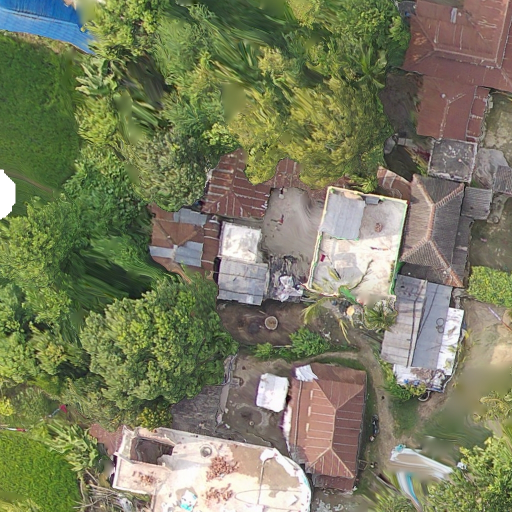
#> input picture edge_contour_detection/images/tile_32768_20480.png, 1024 x 1024 px (shown at 1/2 size)
$ python test3.py
#> lines starting #> are read from the running program, lines starting #| are printed output that depends on the picture; after the words box and inside, x2 and y2 are one past the last pixel; in counts of white or black regions, pixels touching at a corner belong together
import cv2
import matplotlib.pyplot as plt
import numpy as np

# Load image
img_color = cv2.imread('images/tile_32768_20480.png')
#> img_color is the input picture: shape (1024, 1024, 3); mean B, G, R 95.7, 124.8, 121.6
if img_color is None:
    raise FileNotFoundError("Image not found. Check the path.")

img_rgb = cv2.cvtColor(img_color, cv2.COLOR_BGR2RGB)
img_gray = cv2.cvtColor(img_color, cv2.COLOR_BGR2GRAY)
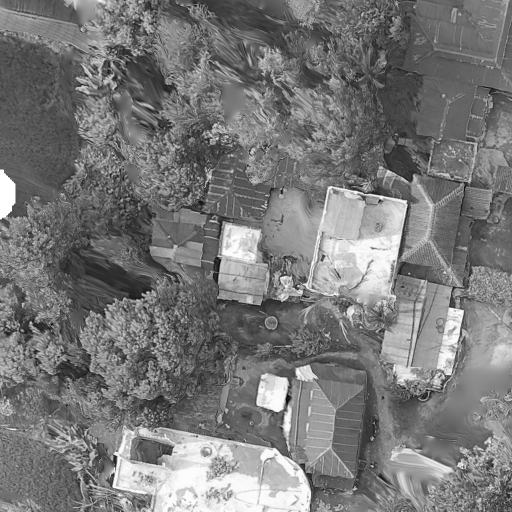
#> img_gray: shape (1024, 1024) (shown at 1/2 size); min 4, max 255, mean 120.5

# STEP 1: Enhance and smooth
clahe = cv2.createCLAHE(clipLimit=2.0, tileGridSize=(8,8))
img_enhanced = clahe.apply(img_gray)
blur = cv2.GaussianBlur(img_enhanced, (15, 15), 0)
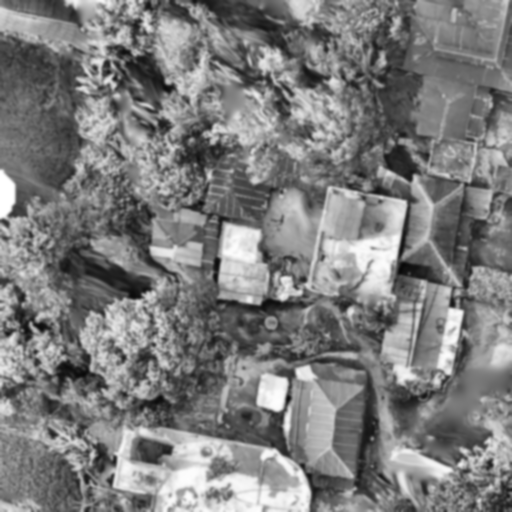
#> blur: shape (1024, 1024) (shown at 1/2 size); min 8, max 255, mean 124.7

# STEP 2: Adaptive threshold
thresh_adapt_mean = cv2.adaptiveThreshold(
    blur, 255,
    cv2.ADAPTIVE_THRESH_MEAN_C,
    cv2.THRESH_BINARY_INV,
    181,
    2
)
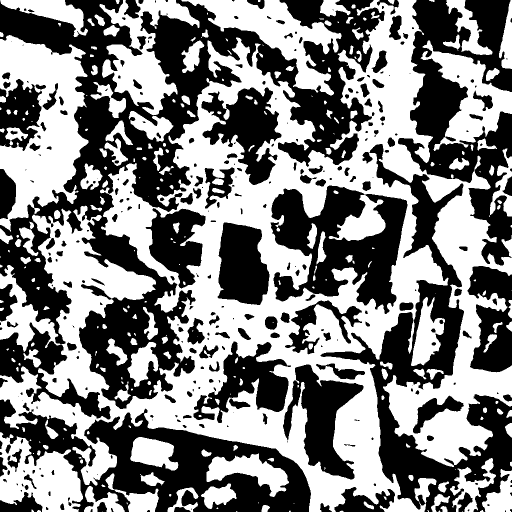
#> thresh_adapt_mean: shape (1024, 1024) (shown at 1/2 size); 50.7% white; 316 black regions (109 under 20 px), largest, box (x1, y1, x2, y2) and area: (0, 0, 770, 818) 165829, (641, 288, 1024, 1024) 60309, (0, 799, 622, 1024) 54986

# STEP 3: Morphological operations
kernel_large = cv2.getStructuringElement(cv2.MORPH_ELLIPSE, (7, 7))
regions = cv2.morphologyEx(thresh_adapt_mean, cv2.MORPH_CLOSE, kernel_large, iterations=3)
#> regions: shape (1024, 1024); 63.6% white; 112 black regions, largest, box (x1, y1, x2, y2) and area: (178, 840, 621, 1024) 36430, (625, 394, 814, 611) 18928, (591, 729, 724, 957) 14399
kernel_open = cv2.getStructuringElement(cv2.MORPH_ELLIPSE, (15, 15))
regions = cv2.morphologyEx(regions, cv2.MORPH_OPEN, kernel_open, iterations=2)
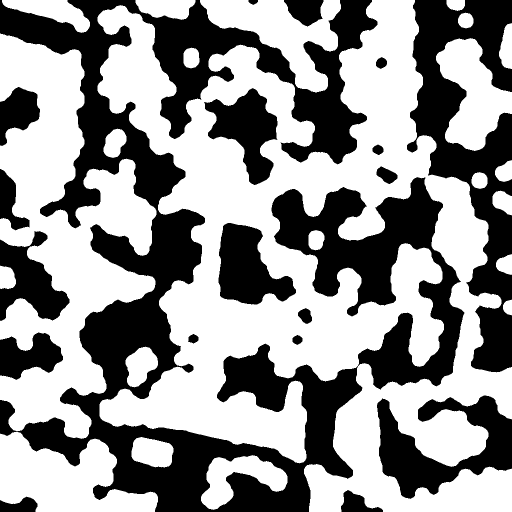
#> regions: shape (1024, 1024) (shown at 1/2 size); 57.4% white; 19 black regions

# STEP 4: Filter regions by area
contours_regions, _ = cv2.findContours(regions, cv2.RETR_EXTERNAL, cv2.CHAIN_APPROX_SIMPLE)
#> contours_regions = 21 contours; largest, box (x1, y1, x2, y2) and area: (195, 0, 1024, 1024) 463701, (0, 67, 313, 878) 118685, (0, 863, 316, 1024) 30332, (400, 0, 682, 185) 21566, (872, 76, 1024, 302) 18528
min_region_area = 3000
large_regions = [c for c in contours_regions if cv2.contourArea(c) > min_region_area]
#> large_regions = 10 contours; largest, box (x1, y1, x2, y2) and area: (195, 0, 1024, 1024) 463701, (0, 67, 313, 878) 118685, (0, 863, 316, 1024) 30332, (400, 0, 682, 185) 21566, (872, 76, 1024, 302) 18528

regions_filtered = np.zeros_like(img_gray)
cv2.drawContours(regions_filtered, large_regions, -1, 255, -1)
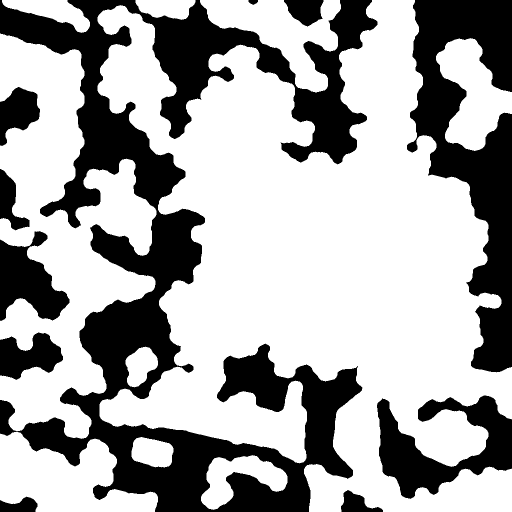
#> regions_filtered: shape (1024, 1024) (shown at 1/2 size); 65.4% white; 11 black regions, largest, box (x1, y1, x2, y2) and area: (0, 0, 755, 1024) 228222, (814, 0, 1024, 745) 72473, (754, 791, 1024, 998) 25887

# STEP 5: Generate one boundary per region and fill with color
img_colored = img_rgb.copy()
boundaries = []
colors = [tuple(np.random.randint(50, 256, 3).tolist()) for _ in range(len(large_regions))]  # brighter colors
#> colors = [(222, 97, 167), (242, 117, 245), (153, 59, 71), (86, 137, 120), (138, 190, 108), (243, 89, 137), (224, 138, 131), (215, 75, 127), (122, 59, 198), (165, 247, 129)]

for i, region in enumerate(large_regions):
    # Create mask for this single region
    mask = np.zeros_like(img_gray)
    cv2.drawContours(mask, [region], -1, 255, -1)

    # Find outer contour for this region
    contours_single, _ = cv2.findContours(mask, cv2.RETR_EXTERNAL, cv2.CHAIN_APPROX_SIMPLE)

    if len(contours_single) > 0:
        c = contours_single[0]
        epsilon = 0.003 * cv2.arcLength(c, True)
        approx = cv2.approxPolyDP(c, epsilon, True)
        boundaries.append(approx)

        # Fill region with the same color
        cv2.drawContours(img_colored, [approx], -1, colors[i], -1)  # -1 = fill

        # Draw boundary slightly darker
        darker = tuple(max(0, x-50) for x in colors[i])
        cv2.drawContours(img_colored, [approx], -1, darker, 2)

        # Draw number at centroid
        M = cv2.moments(approx)
        if M["m00"] != 0:
            cx = int(M["m10"] / M["m00"])
            cy = int(M["m01"] / M["m00"])
            cv2.putText(img_colored, str(i+1), (cx, cy),
                        cv2.FONT_HERSHEY_SIMPLEX, 0.6, (255, 255, 255), 2)
#> this loop made 10 passes
#> (epsilon, darker, cx, cy) on passes 1 to 10: (1.74, (172, 47, 117), 478, 955), (0.756, (192, 67, 195), 304, 904), (3.4, (103, 9, 21), 127, 958), (0.731, (36, 87, 70), 280, 731), (2.16, (88, 140, 58), 944, 188), (12.88, (193, 39, 87), 123, 462), (26.45, (174, 88, 81), 636, 537), (3.2, (165, 25, 77), 562, 64), (0.885, (72, 9, 148), 332, 15), (1.28, (115, 197, 79), 104, 22)
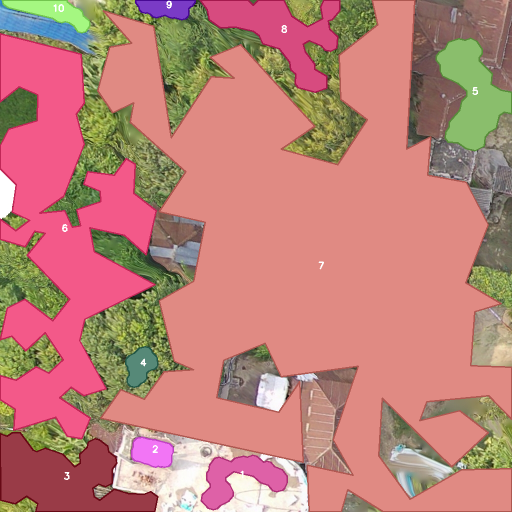
#> img_colored: shape (1024, 1024, 3) (shown at 1/2 size); mean R, G, B 190, 128.1, 119.8
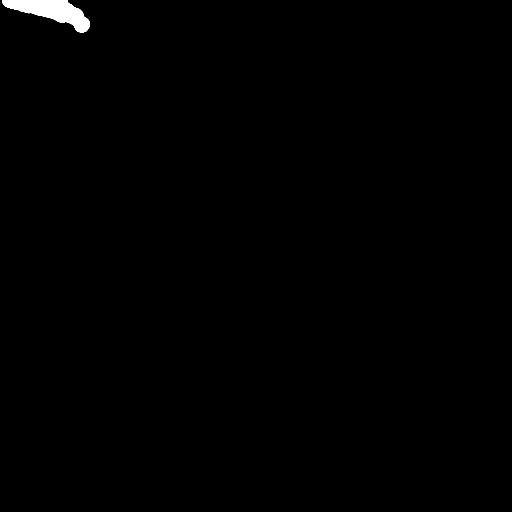
#> mask: shape (1024, 1024) (shown at 1/2 size); 0.52% white; 1 white region
#> after the loop, boundaries = 10 contours; largest, box (x1, y1, x2, y2) and area: (195, 0, 1024, 1024) 453086, (0, 67, 313, 878) 118974, (0, 865, 316, 1024) 30109, (400, 0, 680, 185) 21340, (872, 76, 1024, 302) 18390

# PLOT RESULTS
fig, axes = plt.subplots(1, 3, figsize=(20, 8))

axes[0].imshow(img_rgb)
axes[0].set_title("Original Image")
axes[0].axis("off")

axes[1].imshow(regions_filtered, cmap="gray")
axes[1].set_title(f"Detected Regions ({len(large_regions)})")
axes[1].axis("off")

axes[2].imshow(img_colored)
axes[2].set_title(f"Final Boundaries Filled ({len(boundaries)})")
axes[2].axis("off")

plt.tight_layout()
plt.show()

$ run again, with edge_contour_detection/images/tile_82944_46080.png copied over edge_contour_detection/images/tile_32768_20480.png
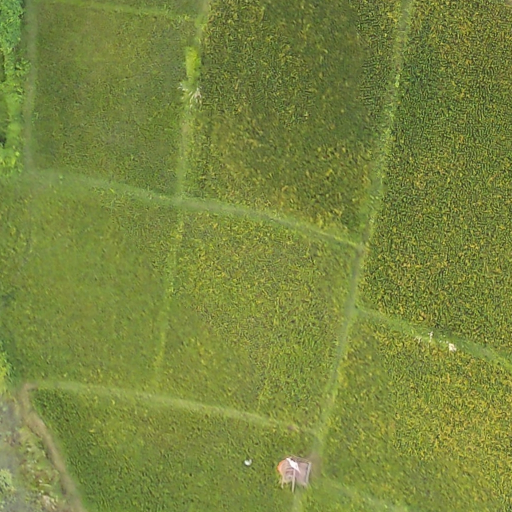
#> input picture edge_contour_detection/images/tile_82944_46080.png, 1024 x 1024 px (shown at 1/2 size)
#> img_color is the input picture: shape (1024, 1024, 3); mean B, G, R 62.7, 134.1, 121.2
#> `thresh_adapt_mean = cv2.adaptiveThreshold( blur, 255, cv2.ADAPTIVE_THR..`:
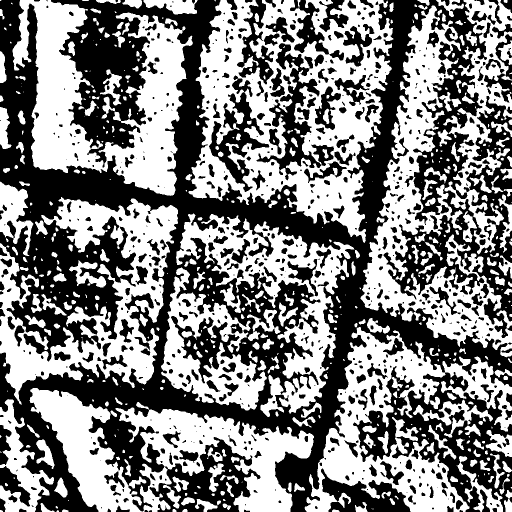
#> thresh_adapt_mean: shape (1024, 1024) (shown at 1/2 size); 51% white; 749 black regions (261 under 20 px), largest, box (x1, y1, x2, y2) and area: (0, 0, 1024, 1024) 396679, (299, 874, 521, 1024) 13278, (513, 86, 668, 361) 10702
#> contours_regions = 11 contours; largest, box (x1, y1, x2, y2) and area: (0, 366, 714, 1024) 321541, (724, 0, 1024, 723) 162092, (379, 0, 787, 473) 148007, (636, 638, 1024, 1024) 108910, (23, 0, 371, 391) 82852
#> large_regions = 7 contours; box (x1, y1, x2, y2) and area: (0, 366, 714, 1024) 321541, (724, 0, 1024, 723) 162092, (379, 0, 787, 473) 148007, (636, 638, 1024, 1024) 108910, (23, 0, 371, 391) 82852, (0, 806, 118, 1024) 12634, (611, 964, 697, 1024) 3426
#> regions_filtered: shape (1024, 1024); 80.6% white; 11 black regions, largest, box (x1, y1, x2, y2) and area: (0, 0, 1024, 1024) 157259, (0, 707, 586, 1024) 36465, (375, 915, 478, 1024) 4761
#> colors = [(222, 97, 167), (242, 117, 245), (153, 59, 71), (86, 137, 120), (138, 190, 108), (243, 89, 137), (224, 138, 131)]
#> the loop `for i, region in enumerate(large_regions):` made 7 passes
#> (epsilon, darker, cx, cy) on passes 1 to 7: (0.796, (172, 47, 117), 648, 999), (2.79, (192, 67, 195), 48, 935), (4.66, (103, 9, 21), 846, 853), (14.61, (36, 87, 70), 337, 686), (6.32, (88, 140, 58), 900, 357), (5.27, (193, 39, 87), 585, 206), (5.84, (174, 88, 81), 204, 200)
#> after the loop `for i, region in enumerate(large_regions):`:
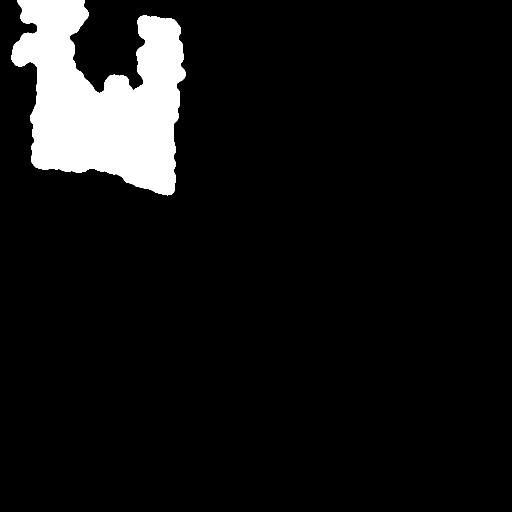
#> mask: shape (1024, 1024) (shown at 1/2 size); 8% white; 1 white region
#> after the loop `for i, region in enumerate(large_regions):`: boundaries = 7 contours; box (x1, y1, x2, y2) and area: (0, 366, 712, 1024) 323476, (725, 0, 1024, 723) 161860, (379, 0, 787, 471) 147832, (636, 640, 1024, 1024) 108617, (23, 0, 371, 389) 81957, (0, 806, 118, 1024) 12672, (611, 964, 697, 1024) 3436

$ run again, with edge_contour_detection/images/tile_24576_26624_png.rf.1a319308262a5618806cb7c594816a1c.jpg saved as edge_contour_detection/images/tile_32768_20480.png
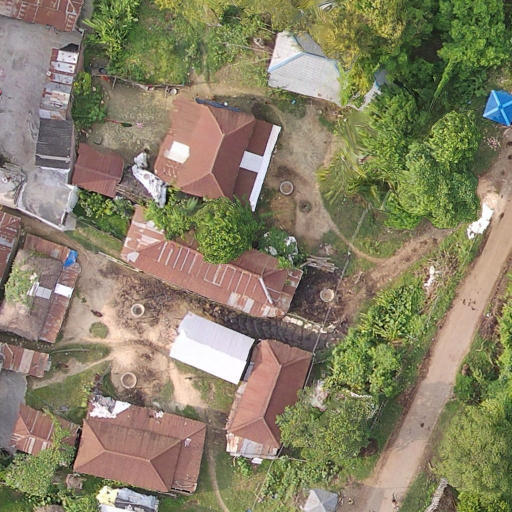
#> input picture edge_contour_detection/images/tile_24576_26624_png.rf.1a319308262a5618806cb7c594816a1c.jpg, 1024 x 1024 px (shown at 1/2 size)
#> img_color is the input picture: shape (1024, 1024, 3); mean B, G, R 102.3, 128.3, 135.3
#> `thresh_adapt_mean = cv2.adaptiveThreshold( blur, 255, cv2.ADAPTIVE_THR..`:
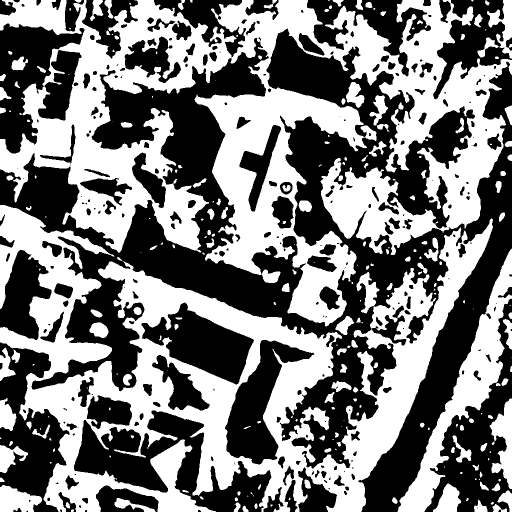
#> thresh_adapt_mean: shape (1024, 1024) (shown at 1/2 size); 48.4% white; 248 white regions (84 under 20 px), largest, box (x1, y1, x2, y2) and area: (0, 0, 1024, 653) 250723, (0, 410, 986, 1024) 191256, (795, 497, 1024, 1024) 23691
#> contours_regions = 17 contours; largest, box (x1, y1, x2, y2) and area: (0, 0, 1024, 1024) 492736, (39, 678, 347, 1024) 39094, (879, 512, 1024, 854) 19276, (0, 410, 185, 599) 18930, (374, 734, 509, 986) 15796
#> large_regions = 12 contours; largest, box (x1, y1, x2, y2) and area: (0, 0, 1024, 1024) 492736, (39, 678, 347, 1024) 39094, (879, 512, 1024, 854) 19276, (0, 410, 185, 599) 18930, (374, 734, 509, 986) 15796
#> regions_filtered: shape (1024, 1024); 60.5% white; 10 black regions, largest, box (x1, y1, x2, y2) and area: (0, 307, 658, 1024) 201638, (186, 0, 823, 467) 75491, (724, 246, 1024, 1024) 74572
#> colors = [(222, 97, 167), (242, 117, 245), (153, 59, 71), (86, 137, 120), (138, 190, 108), (243, 89, 137), (224, 138, 131), (215, 75, 127), (122, 59, 198), (165, 247, 129), (225, 242, 132), (149, 227, 79)]
#> the loop `for i, region in enumerate(large_regions):` made 12 passes
#> (epsilon, darker, cx, cy) on passes 1 to 8: (0.833, (172, 47, 117), 357, 1002), (0.723, (192, 67, 195), 30, 1000), (1.1, (103, 9, 21), 1006, 966), (0.791, (36, 87, 70), 341, 923), (1.7, (88, 140, 58), 863, 963), (2.31, (193, 39, 87), 432, 864), (5.1, (174, 88, 81), 192, 837), (0.845, (165, 25, 77), 20, 699)
#> after the loop `for i, region in enumerate(large_regions):`:
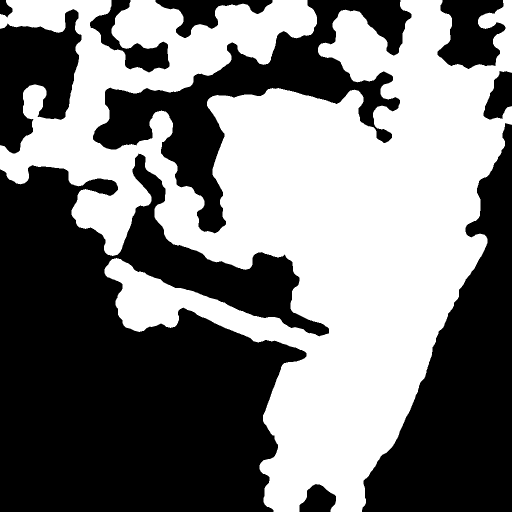
#> mask: shape (1024, 1024) (shown at 1/2 size); 47.4% white; 1 white region
#> after the loop `for i, region in enumerate(large_regions):`: boundaries = 12 contours; largest, box (x1, y1, x2, y2) and area: (0, 0, 1024, 1024) 502940, (41, 680, 347, 1024) 38598, (879, 512, 1024, 852) 19282, (0, 410, 185, 597) 18805, (374, 734, 509, 986) 15833

$ run again, with edge_contour_detection/images/tile_27648_25600_png.rf.6027a20b8530056b286eaba0f2381753 (1).jpg saved as edge_contour_detection/images/tile_32768_20480.png
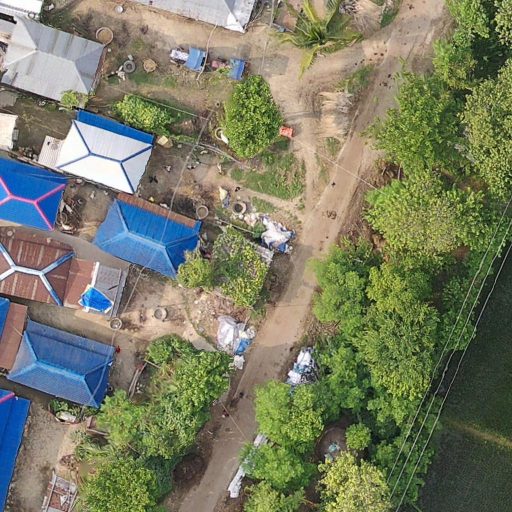
#> input picture edge_contour_detection/images/tile_27648_25600_png.rf.6027a20b8530056b286eaba0f2381753 (1).jpg, 1024 x 1024 px (shown at 1/2 size)
#> img_color is the input picture: shape (1024, 1024, 3); mean B, G, R 100, 123.9, 120.8
#> thresh_adapt_mean: shape (1024, 1024); 48.4% white; 352 white regions (131 under 20 px), largest, box (x1, y1, x2, y2) and area: (0, 0, 622, 666) 160291, (0, 301, 836, 1024) 156349, (783, 478, 1024, 1024) 56930
#> contours_regions = 20 contours; largest, box (x1, y1, x2, y2) and area: (0, 37, 614, 658) 184666, (0, 599, 594, 1024) 106054, (757, 483, 1024, 1024) 78999, (672, 0, 1024, 472) 70060, (546, 638, 803, 1024) 42320
#> large_regions = 13 contours; largest, box (x1, y1, x2, y2) and area: (0, 37, 614, 658) 184666, (0, 599, 594, 1024) 106054, (757, 483, 1024, 1024) 78999, (672, 0, 1024, 472) 70060, (546, 638, 803, 1024) 42320
#> regions_filtered: shape (1024, 1024); 55.2% white; 11 black regions, largest, box (x1, y1, x2, y2) and area: (0, 0, 1024, 1024) 389312, (30, 751, 405, 1024) 39820, (920, 117, 1024, 389) 14876
#> colors = [(222, 97, 167), (242, 117, 245), (153, 59, 71), (86, 137, 120), (138, 190, 108), (243, 89, 137), (224, 138, 131), (215, 75, 127), (122, 59, 198), (165, 247, 129), (225, 242, 132), (149, 227, 79), (197, 197, 192)]
#> the loop `for i, region in enumerate(large_regions):` made 13 passes
#> (epsilon, darker, cx, cy) on passes 1 to 8: (0.799, (172, 47, 117), 1004, 984), (1.24, (192, 67, 195), 491, 971), (5.25, (103, 9, 21), 659, 835), (12.34, (36, 87, 70), 254, 818), (8.76, (88, 140, 58), 906, 755), (1.59, (193, 39, 87), 85, 516), (3.42, (174, 88, 81), 726, 484), (0.713, (165, 25, 77), 1003, 243)
#> after the loop `for i, region in enumerate(large_regions):`:
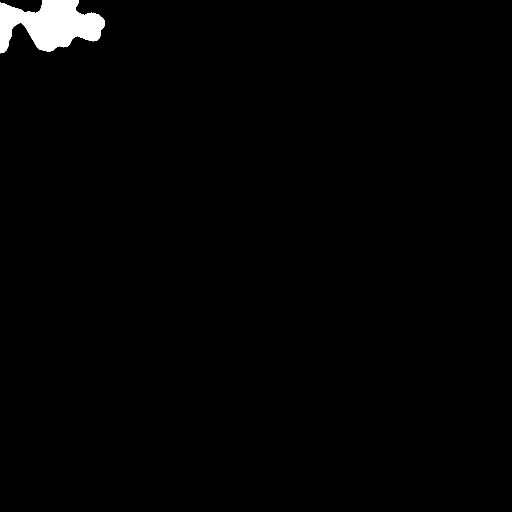
#> mask: shape (1024, 1024) (shown at 1/2 size); 1.3% white; 1 white region
#> after the loop `for i, region in enumerate(large_regions):`: boundaries = 13 contours; largest, box (x1, y1, x2, y2) and area: (0, 45, 614, 652) 180728, (0, 601, 592, 1024) 105746, (759, 483, 1024, 1024) 78459, (672, 0, 1024, 470) 69245, (546, 640, 803, 1024) 42181
